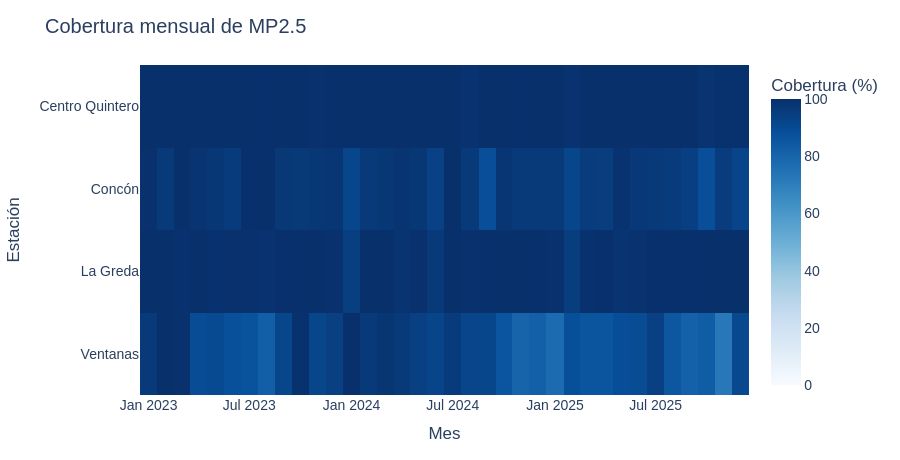

This figure's notebook cell:
### Markdown cell above
## 2. Cobertura y clasificación

**Pregunta:** ¿qué estaciones y meses tienen menos información?

La cobertura se calcula como mediciones disponibles / horas esperadas. La pérdida puede depender del periodo o de la operación del equipo. No suponemos que sea aleatoria.

### Code cell
display(df.groupby(['estacion', 'mp25_ug_m3_estado']).size().rename('horas').reset_index())
eda.coverage_chart(df, 'mp25_ug_m3').show()
coverage = eda.monthly_coverage(df, 'mp25_ug_m3')
display(coverage.sort_values('cobertura_pct').head(10))

### Figure 1 — Plotly figure (JSON) as saved in the notebook; plotly's stock layout.template omitted (floating-point values rounded to 4 significant figures; data arrays with more than 128 entries replaced by an {"elided": "..."} marker saying what was removed)
{"data": [{"coloraxis": "coloraxis", "hovertemplate": "%{y}<br>%{x}<br>Cobertura: %{z:.1f}%<extra></extra>", "name": "0", "type": "heatmap", "x": ["2023-01", "2023-02", "2023-03", "2023-04", "2023-05", "2023-06", "2023-07", "2023-08", "2023-09", "2023-10", "2023-11", "2023-12", "2024-01", "2024-02", "2024-03", "2024-04", "2024-05", "2024-06", "2024-07", "2024-08", "2024-09", "2024-10", "2024-11", "2024-12", "2025-01", "2025-02", "2025-03", "2025-04", "2025-05", "2025-06", "2025-07", "2025-08", "2025-09", "2025-10", "2025-11", "2025-12"], "xaxis": "x", "y": ["Centro Quintero", "Concón", "La Greda", "Ventanas"], "yaxis": "y", "z": {"elided": "4x36 float values"}}], "layout": {"coloraxis": {"autocolorscale": false, "cmax": 100, "cmin": 0, "colorbar": {"title": {"text": "Cobertura (%)"}}, "colorscale": [[0.0, "rgb(247,251,255)"], [0.125, "rgb(222,235,247)"], [0.25, "rgb(198,219,239)"], [0.375, "rgb(158,202,225)"], [0.5, "rgb(107,174,214)"], [0.625, "rgb(66,146,198)"], [0.75, "rgb(33,113,181)"], [0.875, "rgb(8,81,156)"], [1.0, "rgb(8,48,107)"]]}, "font": {"family": "Arial", "size": 14}, "height": 460, "hovermode": "closest", "legend": {"title": {"text": "Estación"}}, "margin": {"b": 65, "l": 60, "r": 30, "t": 65}, "title": {"text": "Cobertura mensual de MP2.5"}, "xaxis": {"anchor": "y", "domain": [0.0, 1.0], "title": {"text": "Mes"}}, "yaxis": {"anchor": "x", "autorange": "reversed", "domain": [0.0, 1.0], "title": {"text": "Estación"}}}}
